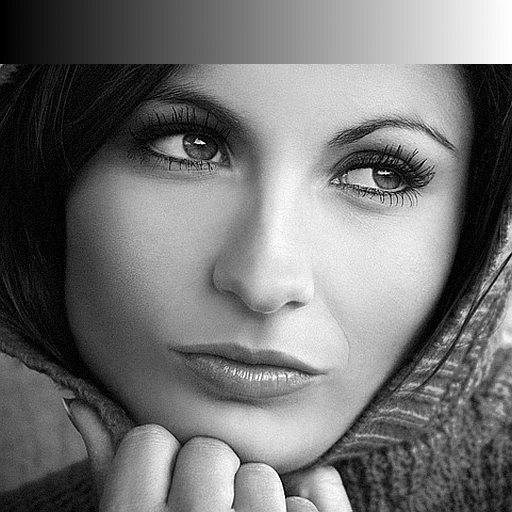
%> input picture Lab_1/FC_PROY1/imagen.png, 512 x 512 px
$ octave lab_1.m   (GNU Octave 9; MATLAB toolbox functions it lacks are replaced by stand-ins)
%> lines starting %> are read from the running program, lines starting %| are printed output that depends on the picture; in (x1, y1, x2, y2) boxes, pixels count from 0 and x2, y2 are one past the last pixel; in counts of white or black regions, pixels touching at a corner belong together; the program's own positions count from 1
% ============================

% LABORATORIO 1 - FOTOGRAFÍA COMPUTACIONAL
% Autor 1: [FLORES FLORES, DANIEL JAVIER]
% Autor 2: [LILLO RAMIREZ, LUCAS]

% ============================

%filtrado
G = fspecial('gauss',7,1.5);

% ===== INTRODUCCIÓN =========
% Cargamos la imagen imagen.png
im = imread('FC_PROY1/imagen.png');
%> im is the input picture: size 512x512 uint8; min 0, max 255, mean 115
% Convertimos a valores entre 0 y 1 (im2double)
im = im2double(im);
%> im: size 512x512 double
% Mostramos la imagen
imshow(im);
% Ponemos a 1 los valores >= 0.5
im(im >= 0.5) = 1;
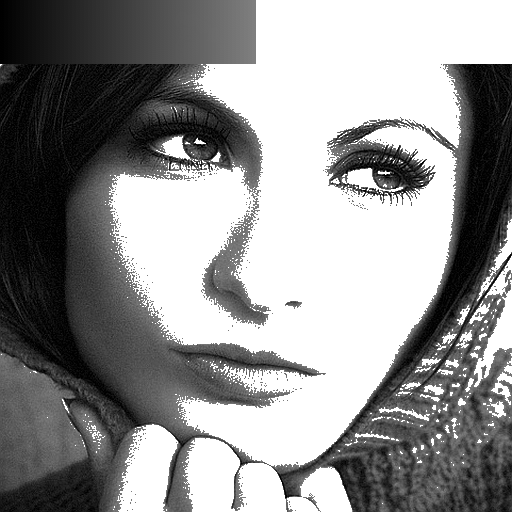
%> im: size 512x512 double; min 0, max 1, mean 0.569
% Ponemos a 0 los valores < 0.5
im(im < 0.5) = 0;
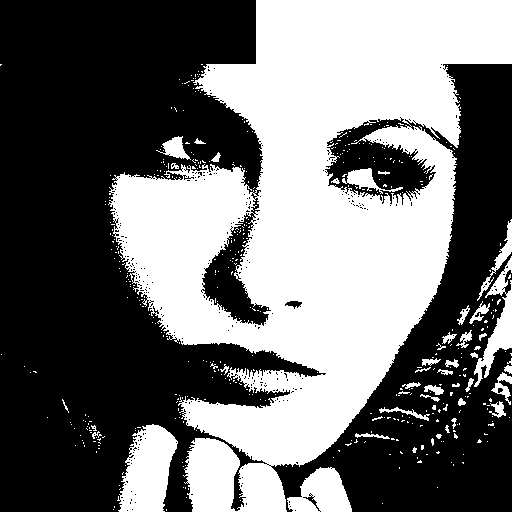
%> im: size 512x512 double; values 0 (black) and 1 (white), 44.1% white; 463 white regions (421 under 20 px), largest, box (x1, y1, x2, y2) and area: (108, 0, 512, 512) 103787, (117, 424, 178, 512) 3582, (287, 467, 352, 512) 1905
% Imagen obtenida tras aplicar el indexado lógico
figure
imshow(im);
title('imagen.png tras cambiar el valor de los pixeles');
% Calculamos el error cometido con std2()
desviacion_standard = std2(im2double(imread('FC_PROY1/imagen.png'))- im)
%> desviacion_standard = 0.284
% Calculamos la desviación fiiltrada
im_filtrada = imfilter(im, G, 'symm');
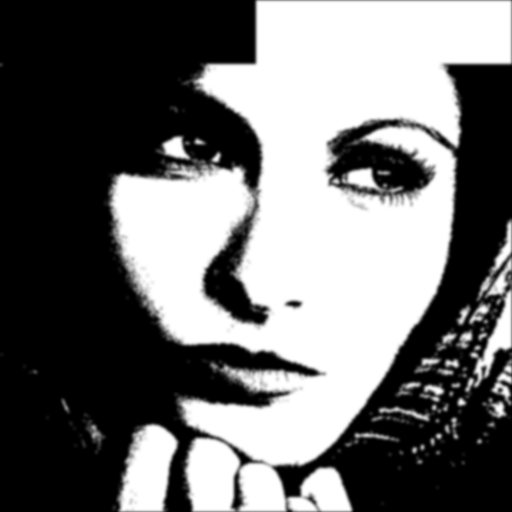
%> im_filtrada: size 512x512 double; min 0, max 1, mean 0.439
desviacion_standard_filtrada = std2(im_filtrada - im2double(imread('FC_PROY1/imagen.png')))
%> desviacion_standard_filtrada = 0.252


% ===== DITHERING POR DIFUSION DE ERROR =====
function im = dither(im)
    % Convertimos a valores entre 0 y 1 (im2double)
    im = im2double(im);
    % inicializamos error
    e=0;
    % Recorremos la imagen pixel a pixel
    [filas, columnas] = size(im);
%> filas = 512; columnas = 512
    for fila = 1:filas
        % si la fila es impar, recorremos de izquierda a derecha
        if (mod(fila,2)) == 1
            for columna = 1:columnas
                % Obtenemos el valor del pixel actual sumando el error
                V = im(fila, columna) + e;
                % Comparamos V con 0.5
                if V >= 0.5
                    im(fila, columna) = 1;
                else
                    im(fila, columna) = 0;
                end
                % Recalculamos el error cometido para poder usarlo con el siguiente pixel
                e = V - im(fila, columna);
            end
        else
        % si la fila es par, recorremos de derecha a izquiera
            for columna = columnas:-1:1
                % Obtenemos el valor del pixel actual sumando el error
                V = im(fila, columna) + e;
                % Comparamos V con 0.5
                if V >= 0.5
                    im(fila, columna) = 1;
                else
                    im(fila, columna) = 0;
                end
                % Recalculamos el error cometido para poder usarlo con el siguiente pixel
                e = V - im(fila, columna);
            end
        end
    end
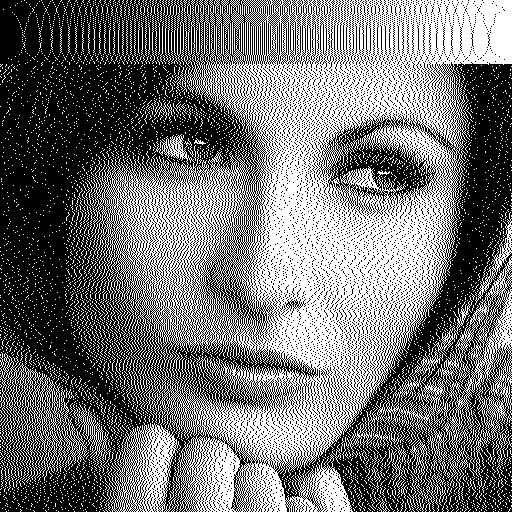
%> im: size 512x512 double; values 0 (black) and 1 (white), 45.1% white in thin lines or dots
%> after the loop, V = -0.0706; e = -0.0706
end % end de la funión

% Mostramos la imagen obtenida
im = imread('FC_PROY1/imagen.png');
resultado = dither(im);
figure
imshow(resultado);
title('Imagen tras aplicar el dither por difusión de error');

% motramos la zona del ojo
figure
zona_ojo = resultado(110:220, 320:440);
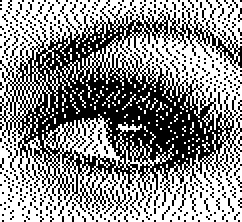
%> zona_ojo: size 111x121 double (shown 2 times larger); values 0 (black) and 1 (white), 56.2% white; black in thin lines or dots
imshow(zona_ojo);
title('Zona del ojo');

% Volvemos a calcular la desviación estandar de la diferencia entre la original y el resultado que hemos obtenido tras aplicar el dithering
desviacion_standard_dither = std2(im2double(imread('FC_PROY1/imagen.png'))- resultado)
%> desviacion_standard_dither = 0.406

% desviaciónen estandar filtrada
im_filtrada_dither = imfilter(resultado, G, 'symm');
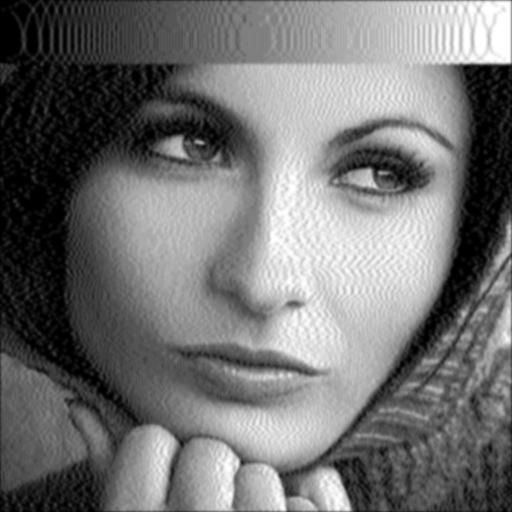
%> im_filtrada_dither: size 512x512 double; min 0, max 1, mean 0.45
desviacion_filtrada_dither = std2(im_filtrada_dither - im2double(imread('FC_PROY1/imagen.png')))
%> desviacion_filtrada_dither = 0.0517

% Mostramos la curva de Hilbert que recorre todos los pixeles 512 x 512
%> (the run ends here)

$ run again, with Lab_1/FC_PROY1/color.jpg saved as Lab_1/FC_PROY1/imagen.png
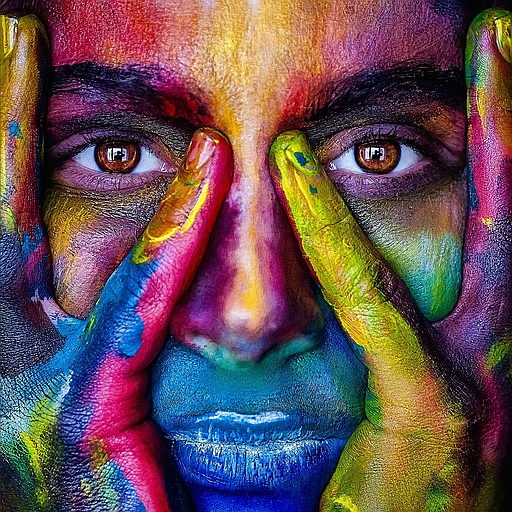
%> input picture Lab_1/FC_PROY1/color.jpg, 512 x 512 px
%> im is the input picture: size 512x512x3 uint8; mean R, G, B 103.4, 79.7, 84.5
%> desviacion_standard = 0.277
%> desviacion_standard_filtrada = 0.198
%> after the loop in dither, `for fila = 1:filas`: V = 0.443
%> `zona_ojo = resultado(110:220, 320:440);`:
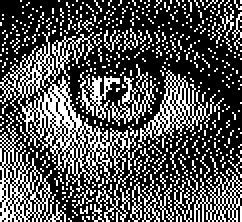
%> zona_ojo: size 111x121 double (shown 2 times larger); values 0 (black) and 1 (white), 32.6% white in thin lines or dots
%> desviacion_standard_dither = 0.395
%> `im_filtrada_dither = imfilter(resultado, G, 'symm');`:
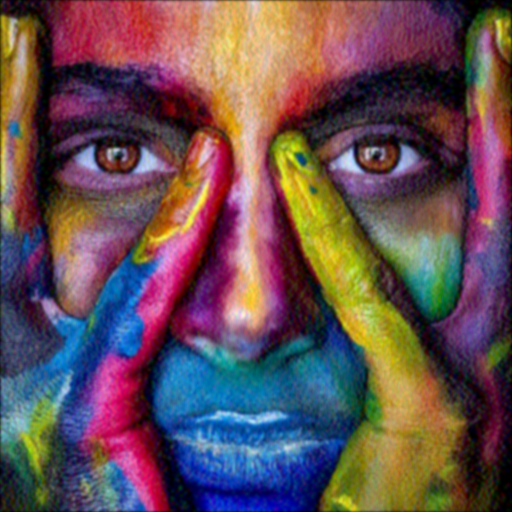
%> im_filtrada_dither: size 512x512x3 double; mean R, G, B 0.404, 0.312, 0.33
%> desviacion_filtrada_dither = 0.116
